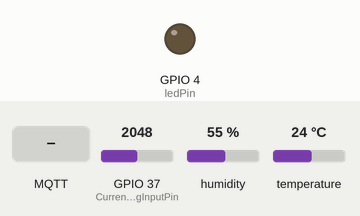
Bench run of a sketch on a simulated ESP32. Parts: output pins drawn as LEDs (lit = HIGH). Inputs (shaded band) come from the test bench; at power-on: GPIO 37 (CurrentAnalogInputPin) = 2048, humidity 55 %, temperature 24 °C. WiFi joins after 1.5 s; servers stay silent unless stated; no MQTT or app messages arrive unless stated; what the sketch prints to the serial monitor is not drawn.

Above: at 2.7 s.
2.8 s: MQTT message "on" arrives on the first subscribed topic
At 4.0 s:
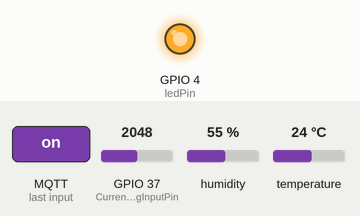
5.8 s: MQTT message "off" arrives on the first subscribed topic
At 6.4 s:
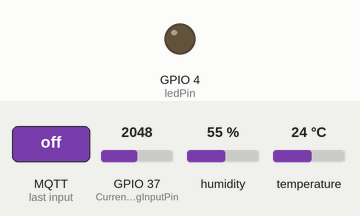
Timing chart, 0 to 8.8 s (numbered marks = the images above; inputs shaded):
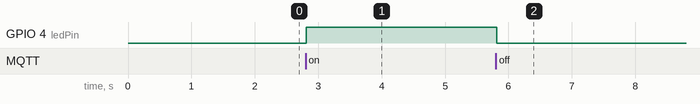

The sketch:

acs_mqtt.ino
```cpp
/*********
  Rui Santos
  Complete project details at https://randomnerdtutorials.com
*********/

#include <WiFi.h>
#include <PubSubClient.h>
#include <Wire.h>
#include <Adafruit_BME280.h>
#include <Adafruit_Sensor.h>

// Replace the next variables with your SSID/Password combination
const char* ssid = "REPLACE_WITH_YOUR_SSID";
const char* password = "REPLACE_WITH_YOUR_PASSWORD";

// Add your MQTT Broker IP address, example:
//const char* mqtt_server = "192.168.1.144";
const char* mqtt_server = "YOUR_MQTT_BROKER_IP_ADDRESS";

WiFiClient espClient;
PubSubClient client(espClient);
long lastMsg = 0;
char msg[50];
int value = 0;

//uncomment the following lines if you're using SPI
/*#include <SPI.h>
#define BME_SCK 18
#define BME_MISO 19
#define BME_MOSI 23
#define BME_CS 5*/

Adafruit_BME280 bme; // I2C
//Adafruit_BME280 bme(BME_CS); // hardware SPI
//Adafruit_BME280 bme(BME_CS, BME_MOSI, BME_MISO, BME_SCK); // software SPI
float temperature = 0;
float humidity = 0;

// LED Pin
const int ledPin = 4;

/*/////////////////////////////////////////////////////////////////////////////////////////////////////////////////////////////////////////////////////////////////////////////////////*/////////////*/
//ACS712
        /* 0- General */

        int decimalPrecision = 2;                   // decimal places for all values shown in LED Display & Serial Monitor


        /* 1- AC Current Measurement */

        int CurrentAnalogInputPin = A1;             // Which pin to measure Current Value (A0 is reserved for LCD Display Shield Button function)
        float mVperAmpValue = 185;                  // If using ACS712 current module : for 5A module key in 185, for 20A module key in 100, for 30A module key in 66
                                                    // If using "Hall-Effect" Current Transformer, key in value using this formula: mVperAmp = maximum voltage range (in milli volt) / current rating of CT
                                                    // For example, a 20A Hall-Effect Current Transformer rated at 20A, 2.5V +/- 0.625V, mVperAmp will be 625 mV / 20A = 31.25mV/A
        float offsetSampleRead = 0;                 /* to read the value of a sample for offset purpose later */
        float currentSampleRead  = 0;               /* to read the value of a sample including currentOffset1 value*/
        float currentLastSample  = 0;               /* to count time for each sample. Technically 1 milli second 1 sample is taken */
        float currentSampleSum   = 0;               /* accumulation of sample readings */
        float currentSampleCount = 0;               /* to count number of sample. */
        float currentMean ;                         /* to calculate the average value from all samples, in analog values*/
        float RMSCurrentMean ;                      /* square roof of currentMean, in analog values */
        float adjustRMSCurrentMean ;                /* RMScurrentMean including currenOffset2, in analog values */
        float FinalRMSCurrent ;                     /* the final RMS current reading*/


            /*1.1 Offset AC Current */

            float currentOffset1 = 0;                   // to Offset deviation and accuracy. Offset any fake current when no current operates.
                                                        // Offset will automatically callibrate when SELECT Button on the LCD Display Shield is pressed.
                                                        // If you do not have LCD Display Shield, look into serial monitor to add or minus the value manually and key in here.
                                                        // 26 means add 26 to all analog value measured
            float currentOffset2 = 0;                   // to offset value due to calculation error from squared and square root.


void setup() {
  Serial.begin(9600);
  // default settings
  // (you can also pass in a Wire library object like &Wire2)
  //status = bme.begin();
  if (!bme.begin(0x76)) {
    Serial.println("Could not find a valid BME280 sensor, check wiring!");
    while (1);
  }
  setup_wifi();
  client.setServer(mqtt_server, 1883);
  client.setCallback(callback);

  pinMode(ledPin, OUTPUT);

}

void setup_wifi() {
  delay(10);
  // We start by connecting to a WiFi network
  Serial.println();
  Serial.print("Connecting to ");
  Serial.println(ssid);

  WiFi.begin(ssid, password);

  while (WiFi.status() != WL_CONNECTED) {
    delay(500);
    Serial.print(".");
  }

  Serial.println("");
  Serial.println("WiFi connected");
  Serial.println("IP address: ");
  Serial.println(WiFi.localIP());
}

void callback(char* topic, byte* message, unsigned int length) {
  Serial.print("Message arrived on topic: ");
  Serial.print(topic);
  Serial.print(". Message: ");
  String messageTemp;

  for (int i = 0; i < length; i++) {
    Serial.print((char)message[i]);
    messageTemp += (char)message[i];
  }
  Serial.println();

  // Feel free to add more if statements to control more GPIOs with MQTT

  // If a message is received on the topic esp32/output, you check if the message is either "on" or "off".
  // Changes the output state according to the message
  if (String(topic) == "esp32/output") {
    Serial.print("Changing output to ");
    if(messageTemp == "on"){
      Serial.println("on");
      digitalWrite(ledPin, HIGH);
    }
    else if(messageTemp == "off"){
      Serial.println("off");
      digitalWrite(ledPin, LOW);
    }
  }
}

void reconnect() {
  // Loop until we're reconnected
  while (!client.connected()) {
    Serial.print("Attempting MQTT connection...");
    // Attempt to connect
    if (client.connect("ESP8266Client")) {
      Serial.println("connected");
      // Subscribe
      client.subscribe("esp32/output");
    } else {
      Serial.print("failed, rc=");
      Serial.print(client.state());
      Serial.println(" try again in 5 seconds");
      // Wait 5 seconds before retrying
      delay(5000);
    }
  }
}
void loop() {
  if (!client.connected()) {
    reconnect();
  }
  client.loop();

  long now = millis();
  if (now - lastMsg > 5000) {
    lastMsg = now;

    // Temperature in Celsius
    temperature = bme.readTemperature();
    // Uncomment the next line to set temperature in Fahrenheit
    // (and comment the previous temperature line)
    //temperature = 1.8 * bme.readTemperature() + 32; // Temperature in Fahrenheit

    // Convert the value to a char array
    char tempString[8];
    dtostrf(temperature, 1, 2, tempString);
    Serial.print("Temperature: ");
    Serial.println(tempString);
    client.publish("esp32/temperature", tempString);

    humidity = bme.readHumidity();

    // Convert the value to a char array
    char humString[8];
    dtostrf(humidity, 1, 2, humString);
    Serial.print("Humidity: ");
    Serial.println(humString);
    client.publish("esp32/humidity", humString);

    //ACS712
    /* 1- AC Current Measurement */

        if(millis() >= currentLastSample + 1)                                                                 /* every 1 milli second taking 1 reading */
          {
           offsetSampleRead = analogRead(CurrentAnalogInputPin)-512;                                          /* Read analog value. This is for offset purpose */
           currentSampleRead = analogRead(CurrentAnalogInputPin)-512 + currentOffset1;                        /* read the sample value including offset value*/
           currentSampleSum = currentSampleSum + sq(currentSampleRead) ;                                      /* accumulate total analog values for each sample readings*/

           currentSampleCount = currentSampleCount + 1;                                                       /* to count and move on to the next following count */
           currentLastSample = millis();                                                                      /* to reset the time again so that next cycle can start again*/
          }

        if(currentSampleCount == 1000)                                                                        /* after 1000 count or 1000 milli seconds (1 second), do this following codes*/
          {
            currentMean = currentSampleSum/currentSampleCount;                                                /* average accumulated analog values*/
            RMSCurrentMean = sqrt(currentMean);                                                               /* square root of the average value*/
            adjustRMSCurrentMean = RMSCurrentMean + currentOffset2;                                           /* square root of the average value including offset value */
            FinalRMSCurrent = (((adjustRMSCurrentMean /1024) *5000) /mVperAmpValue);                          /* calculate the final RMS current*/
            Serial.print(" The Current RMS value is: ");
            Serial.print(FinalRMSCurrent,decimalPrecision);
            Serial.println(" A ");
            currentSampleSum =0;                                                                              /* to reset accumulate sample values for the next cycle */
            currentSampleCount=0;                                                                             /* to reset number of sample for the next cycle */
          }

  }
}
```

Measured:
- after the input at 2.8 s, GPIO 4 (ledPin): LOW → HIGH at once
- after the input at 5.8 s, GPIO 4 (ledPin): HIGH → LOW at once
